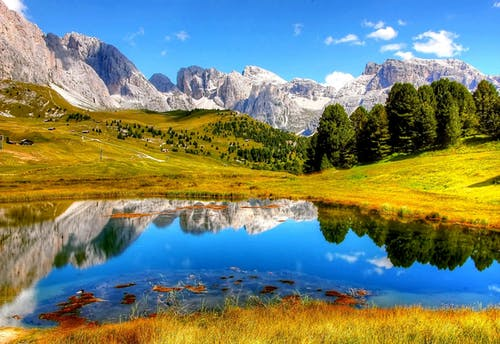
#> input picture Machine Learing/Gaussian_Mixture_Mod/hw3_3.jpeg, 500 x 344 px
$ python Gaussian_Mixture_Mod.py
#> lines starting #> are read from the running program, lines starting #| are printed output that depends on the picture
#%%
# =============================================================================
# 3.Gaussian Mixture Mod
# =============================================================================

import numpy as np
from numpy.linalg import inv, det, pinv
import matplotlib.pyplot as plt
import cv2

img = cv2.imread('hw3_3.jpeg')
#> img is the input picture: shape (344, 500, 3); mean B, G, R 113.4, 133, 119.5

shrunk = 0.5
img = cv2.resize(img, (int(img.shape[1]*shrunk),int(img.shape[0]*shrunk)), interpolation=cv2.INTER_CUBIC)
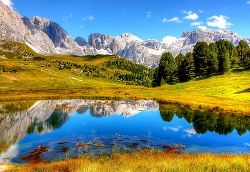
#> img: shape (172, 250, 3); mean B, G, R 113.5, 133, 119.5
img = img/255

def k_means(pic,k,save):
    np.random.seed(123)
    channel = 3
    means = np.random.rand(k, channel)
    while True:
        tag_map = np.zeros((pic.shape[0], pic.shape[1]))
        new_means = np.zeros((k, channel))
        cnt = np.zeros((k))
        for r in range(pic.shape[0]):
            for c in range(pic.shape[1]):
                min_dist = 1000000.
                tag = -1
                for j in range(k):
                    if (pic[r][c] - means[j]).dot(pic[r][c] - means[j]) < min_dist:
                        min_dist = (pic[r][c] - means[j]).dot(pic[r][c] - means[j])
                        tag = j
                tag_map[r][c] = tag
                new_means[tag] += pic[r][c]
                cnt[tag] += 1
        for j in range(k):
            if cnt[j] == 0:
                new_means[j] = 0.
            else:
                new_means[j] /= float(cnt[j])
        if (np.absolute(new_means - means) < np.ones((k, channel)) * 0.003).all():
            break
        new_var = np.zeros((k, channel, channel))
        for r in range(pic.shape[0]):
            for c in range(pic.shape[1]):
                for j in range(k):
#> (the run stopped early here; a loop or call above may not have finished)
